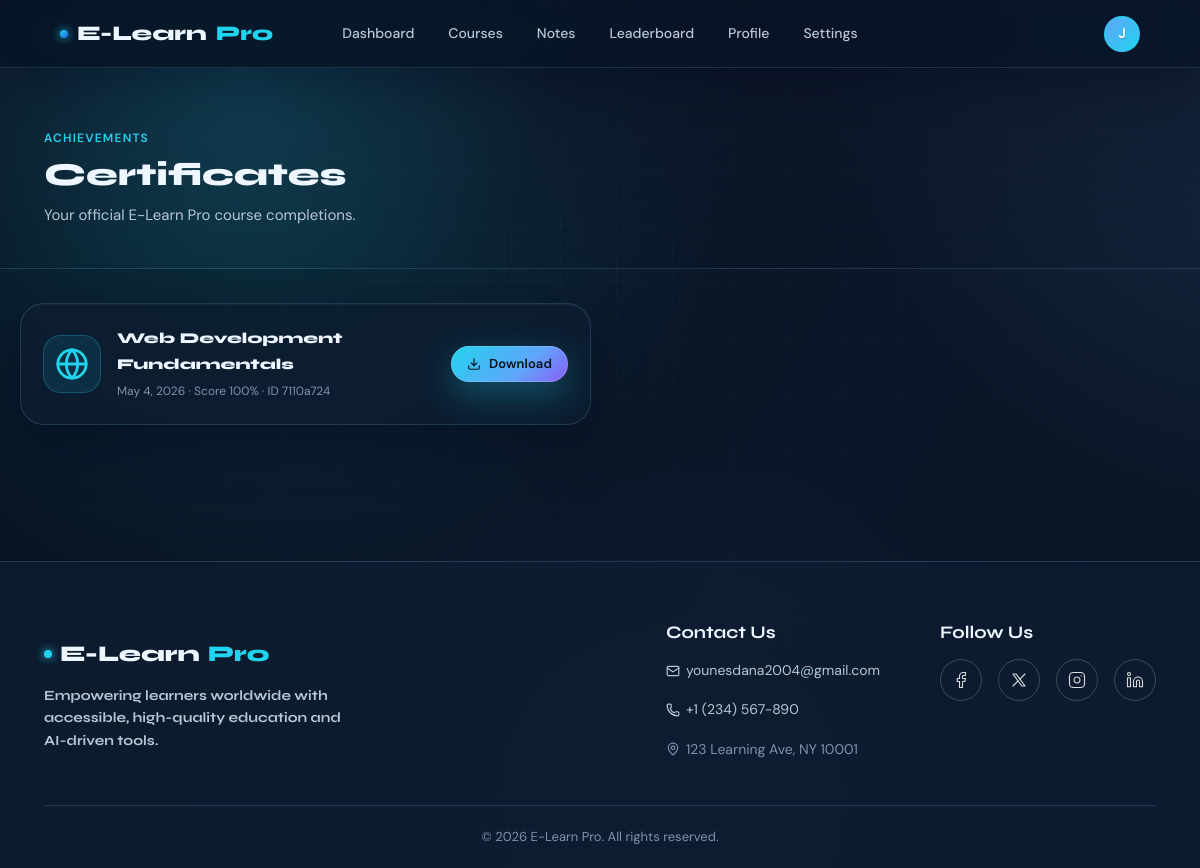
Screenshot of /certificates (signed in) with the database file from the repository.
### tables this page shows
CREATE TABLE courses (
            id TEXT PRIMARY KEY,
            title TEXT NOT NULL,
            description TEXT,
            emoji TEXT DEFAULT 'book',
            color TEXT DEFAULT '#1a2a4a',
            level TEXT DEFAULT 'beginner',
            hours INTEGER DEFAULT 0,
            category TEXT DEFAULT 'general',
            created_by INTEGER,
            created_at TEXT
        );

### app.py (the view)
@app.route("/certificates")
@login_required
def certificates():
    db = get_db()
    ensure_certificates_for_user(session["user_id"])
    rows = db.execute(
        """
        SELECT ec.course_id, ec.percentage AS quiz_score, ec.certificate_id,
               ec.created_at AS completed_at, c.title AS course_title, c.emoji AS course_emoji
        FROM exam_completions ec
        JOIN courses c ON c.id = ec.course_id
        WHERE ec.user_id=?
        UNION ALL
        SELECT cp.course_id, cp.quiz_score AS quiz_score, cp.certificate_id,
               cp.completed_at AS completed_at, c.title AS course_title, c.emoji AS course_emoji
        FROM completions cp
        JOIN courses c ON c.id = cp.course_id
        WHERE cp.user_id=?
          AND NOT EXISTS (
            SELECT 1 FROM exam_completions ec
            WHERE ec.user_id=cp.user_id AND ec.course_id=cp.course_id
          )
        ORDER BY completed_at DESC
        """,
        (session["user_id"], session["user_id"]),
    ).fetchall()
    return render_template("certificates.html", user=current_user(), certificates=rows)

### app.py (called while the page is built, shortened)
def get_db():
    if "db" not in g:
        g.db = sqlite3.connect(DATABASE, detect_types=sqlite3.PARSE_DECLTYPES)
        g.db.row_factory = sqlite3.Row
    return g.db

def login_required(f):
    @wraps(f)
    def decorated(*args, **kwargs):
        if "user_id" not in session:
            flash("Please sign in to continue.", "info")
            return redirect(url_for("login"))
        return f(*args, **kwargs)
    return decorated

def current_user():
    return {
        "id":    session.get("user_id"),
        "name":  session.get("name"),
        "email": session.get("email"),
        "role":  session.get("role"),
    }

def format_date(value, fallback=""):
    if not value:
        return fallback
    try:
        return datetime.fromisoformat(value).strftime("%B %-d, %Y")
    except ValueError:
        try:
            return datetime.fromisoformat(value).strftime("%B %#d, %Y")
        except ValueError:
            return fallback or value

def ensure_certificates_for_user(user_id):
    db = get_db()
    passed_courses = db.execute(
        """
        SELECT course_id, MAX(percentage) AS best_score
        FROM quiz_results
        WHERE user_id=? AND percentage>=70
        GROUP BY course_id
        """,
        (user_id,),
    ).fetchall()
    created = 0
    for row in passed_courses:
        existing = db.execute(
            "SELECT id FROM completions WHERE user_id=? AND course_id=?",
            (user_id, row["course_id"]),
        ).fetchone()
        if existing:
            continue
    if created:
        db.commit()
    return created

### templates/certificates.html (shortened to what this page needs)
{% extends "base.html" %}
{% block content %}
<div class="page-hero">
  <div class="container">
    <div class="section-label">Achievements</div>
    <h1 class="page-hero-title">Certificates</h1>
    <p class="page-hero-subtitle">Your official E-Learn Pro course completions.</p>
  </div>
</div>
<div class="container certificate-page">
  <div class="certificate-grid">
    {% for cert in certificates %}
    <div class="certificate-card glass-panel">
      <div class="certificate-icon"><i data-lucide="{{ cert.course_emoji }}" style="width:34px;height:34px;"></i></div>
      <div>
        <div class="certificate-title">{{ cert.course_title }}</div>
        <div class="certificate-meta">{{ cert.completed_at|pretty_date }} · Score {{ "%.0f"|format(cert.quiz_score) }}% · ID {{ cert.certificate_id[:8] }}</div>
      </div>
      <a href="{{ url_for('certificate', course_id=cert.course_id) }}" class="btn btn-primary btn-sm"><i data-lucide="download" style="width:14px;height:14px;"></i> Download</a>
    </div>
    {% endfor %}
  </div>
</div>
{% endblock %}

### rows the page displays
courses: course_title "Web Development Fundamentals", completed_at|pretty_date "May 4, 2026", quiz_score "100", certificate_id "7110a724"

### other values shown
{{ session.name[0]|upper if session.name else 'U' }} "J"
